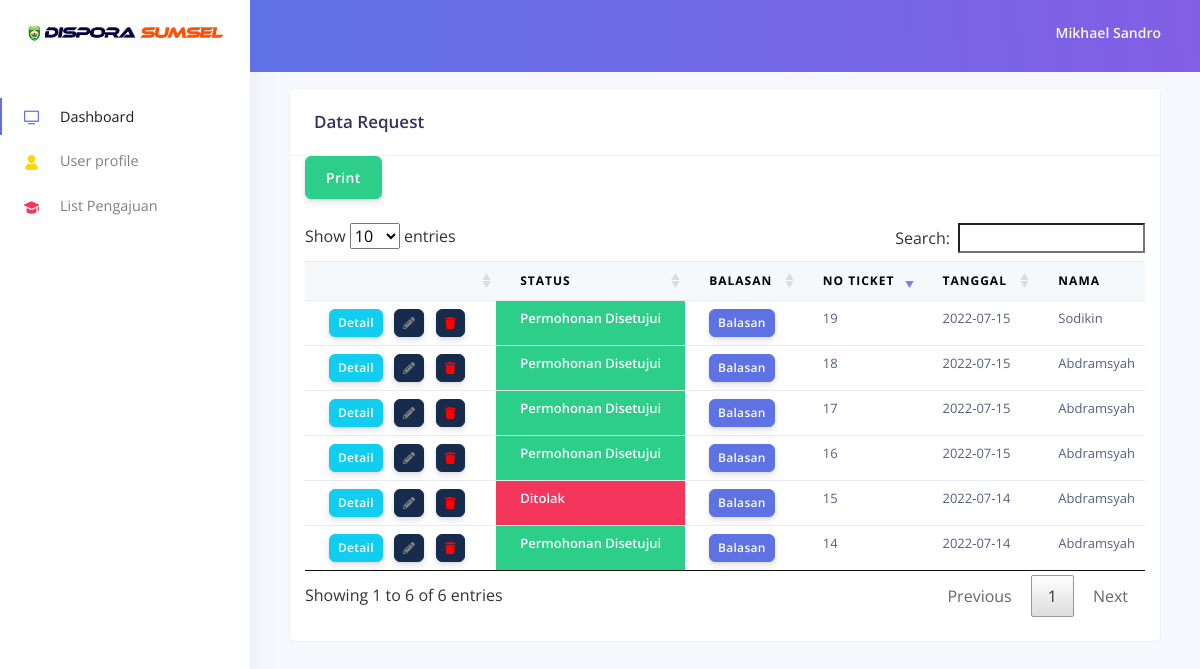
The page /Admin/index.php?p=history_request (signed in) on the database as committed earlier.
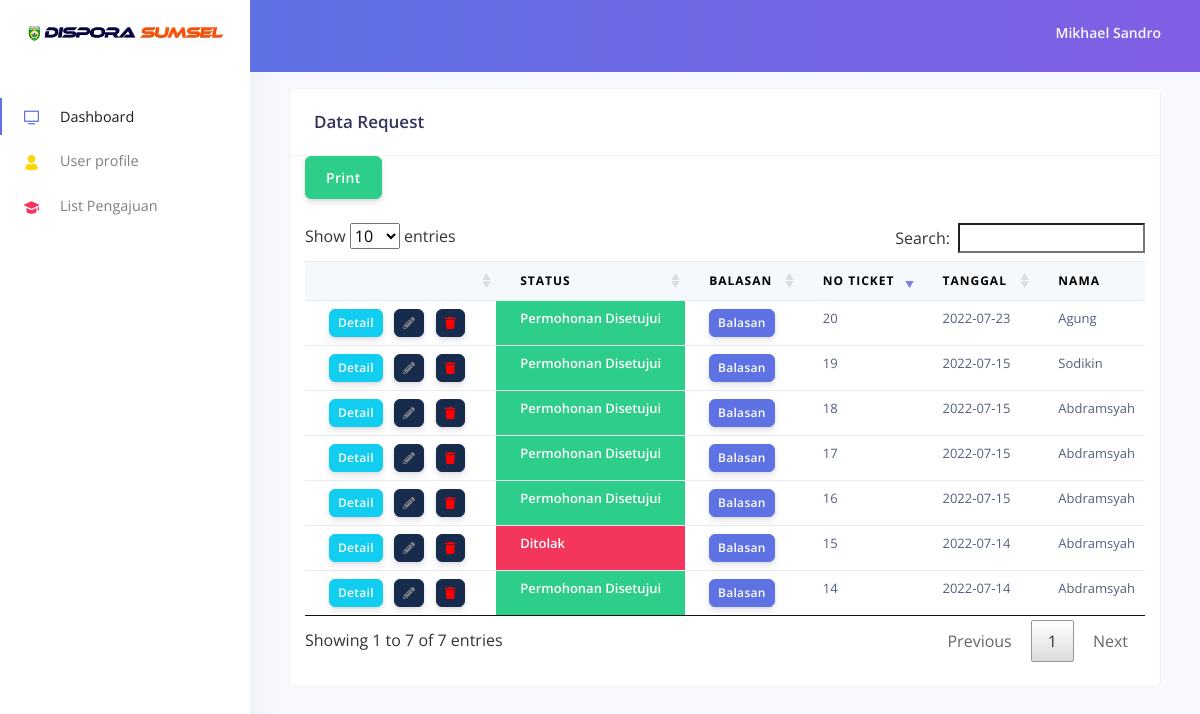
The same page on the database as committed later.
### tables this page shows
CREATE TABLE `tb_request` (
  `no_ticket` int(11) NOT NULL,
  `tgl_req` date NOT NULL,
  `id_user` int(11) NOT NULL,
  `description` text NOT NULL,
  `attachment` text NOT NULL,
  `email` varchar(50) NOT NULL,
  `v_key` text NOT NULL,
  `status` int(11) NOT NULL
);

CREATE TABLE `tb_user` (
  `id_user` int(11) NOT NULL,
  `password` varchar(255) NOT NULL,
  `nama` varchar(50) NOT NULL,
  `no_hp` varchar(20) NOT NULL,
  `email` varchar(50) NOT NULL,
  `level` varchar(10) NOT NULL
);

### admin/page/history_request.php (the view, shortened to what this page needs)
<div class="card">
  <div class="card-header"><h3 class="mb-0">Data Request</h3></div>
  <div class="container">
    <a class="btn btn-md btn-success" href="report_request.php" target="_blank">Print</a>
    <div class="table-responsive py-4">
      <table class="table table-flush" id="data-request">
        <thead class="thead-light">
            <tr>
                <th></th>
                <th>Status</th>
                <th>Balasan</th>
                <th>No Ticket</th>
                <th>Tanggal</th>
                <th>Nama</th>
            </tr>
        </thead>
        <tbody>
        <?php
        if ($_SESSION['level'] == 'Admin') {
          $sql = "SELECT * FROM tb_request
                  INNER JOIN tb_user ON tb_request.id_user = tb_user.id_user";
        }
            $query = mysqli_query($link,$sql);
            while($hasil=mysqli_fetch_array($query)):
        ?>
          <tr>
            <td>
              <a href="#" type="button" class="btn btn-info btn-sm" data-toggle="modal" data-target="#myModal<?php echo $hasil['no_ticket']; ?>">Detail</a>
              <a href="#" type="button" class="btn btn-sm btn-default" data-toggle="modal" data-target="#modal-form<?php echo $hasil['no_ticket']; ?>">
                <i class='fas fa-pencil-alt' style="color: gray;"></i>
                </a>
                <a class="btn btn-sm btn-default" href="javascript:hapusData_request('<?=$hasil['no_ticket'];?>')">
                     <i class='fas fa-trash' style="color: red;"></i>
                </a>
            </td>
            <td class="<?php
              if ($hasil['status'] < 1) {
                echo "bg-warning text-white font-weight-bold";
               }elseif($hasil['status'] == 1){
                 echo "bg-secondary text-black font-weight-bold";
               }elseif($hasil['status'] == 2){
                 echo "bg-primary text-white font-weight-bold";
               }elseif($hasil['status'] == 3){
                 echo "bg-success text-white font-weight-bold";
               }elseif($hasil['status'] == 4){
                 echo "bg-danger text-white font-weight-bold";
               }elseif($hasil['status'] == 5){
                echo "bg-danger text-white font-weight-bold";
              }elseif($hasil['status'] == 6){
                echo "bg-danger text-white font-weight-bold";
              }else{
                echo "bg-danger text-white font-weight-bold";
              }
             ?>"><?php
              if ($hasil['status'] < 1) {
                echo "Menunggu Persetujuan Admin/TU";
                }elseif($hasil['status'] == 1){
                  echo "Menunggu Persetujuan Kadin";
                }elseif($hasil['status'] == 2){
                  echo "Menunggu Persetujuan Kabid";
                }elseif($hasil['status'] == 3){
                  echo "Permohonan Disetujui";
                }elseif($hasil['status'] == 4){
                  echo "Ditolak Admin/TU";
                }elseif($hasil['status'] == 5){
                  echo "Ditolak Kadin";
                }elseif($hasil['status'] == 6){
                  echo "Ditolak Kabid";
                }else{
                  echo "Ditolak";
                }
             ?></td>
             <td><?php if (empty($hasil['balasan'])) {?>
              <a href="#" type="button" class="btn btn-sm btn-primary" data-toggle="modal" data-target="#modal-form<?php echo $hasil['no_ticket']; ?>">
              Balasan
                </a>
                  <?php } else{?>
                    <a download="<?=$hasil['balasan'];?>" href="../upload/request/<?=$hasil['balasan'];?>"><?=$hasil['balasan'];?></a>
                  <?php } ?>
            </td>
            <td><?=$hasil['no_ticket'];?></td>
            <td><?=$hasil['tgl_req'];?></td>
            <td><?=$hasil['nama'];?></td>
          </tr>
            <?php endwhile; ?>
        </tbody>
    </table>
  </div>
  </div>
</div>

Rows that differ between the two databases and show on the page:
added tb_request: status "Permohonan Disetujui", no_ticket "20", tgl_req "2022-07-23", id_user.nama "Agung"
Other text that changed with them:
text written by a page script: "Show entries Search: Showing 1 to 6 of 6 entries Previous 1 Next" → "Show entries Search: Showing 1 to 7 of 7 entries Previous 1 Next"
